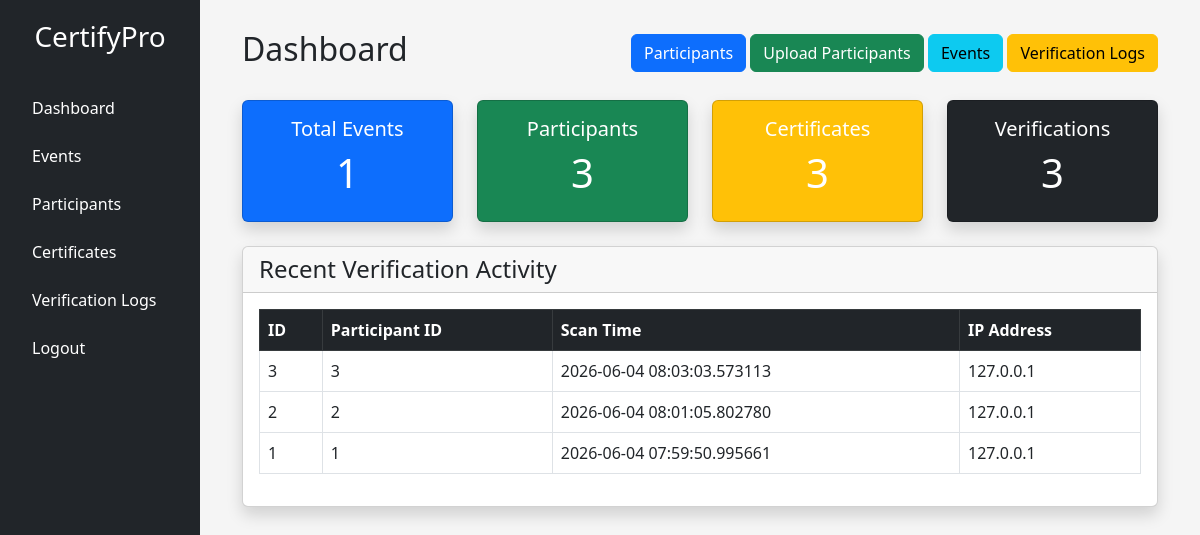
/ (signed in), run on the app's committed database.
### models/models.py (models this page shows)
class VerificationLog(db.Model):
    __tablename__ = "verification_logs"
    id = db.Column(db.Integer, primary_key=True)
    certificate_id = db.Column(
        db.String(100),
        nullable=False,
        index=True
    )
    participant_id = db.Column(
        db.Integer,
        db.ForeignKey("participants.id"),
        nullable=True,
        index=True
    )
    status = db.Column(
        db.Enum("valid", "invalid", name="verification_status"),
        nullable=False
    )
    scan_time = db.Column(
        db.DateTime,
        default=datetime.utcnow,
        nullable=False
    )
    ip_address = db.Column(
        db.String(100),
        nullable=True
    )
    device_info = db.Column(
        db.String(500),
        nullable=True
    )

### app.py (the view)
@app.route("/")
@admin_required
def home_dashboard():
    event_count = Event.query.count()
    participant_count = Participant.query.count()
    certificate_count = Certificate.query.count()
    verification_count = VerificationLog.query.count()
    recent_logs = VerificationLog.query.order_by(
        VerificationLog.scan_time.desc()
    ).limit(5).all()
    return render_template(
        "dashboard.html",
        event_count=event_count,
        participant_count=participant_count,
        certificate_count=certificate_count,
        verification_count=verification_count,
        recent_logs=recent_logs
    )

### templates/dashboard.html
{% extends "base.html" %}
{% block content %}
<div class="container-fluid">
    <div class="d-flex justify-content-between align-items-center mb-4">
        <h2>
            Dashboard
        </h2>
        <div>
            <a href="/participants"
               class="btn btn-primary">
                Participants
            </a>
            <a href="/upload-participants"
               class="btn btn-success">
                Upload Participants
            </a>
            <a href="/events"
               class="btn btn-info">
                Events
            </a>
            <a href="/verification-logs"
               class="btn btn-warning">
                Verification Logs
            </a>
        </div>
    </div>
    <div class="row">
        <div class="col-md-3 mb-4">
            <div class="card bg-primary text-white shadow">
                <div class="card-body text-center">
                    <h5>Total Events</h5>
                    <h1>{{ event_count }}</h1>
                </div>
            </div>
        </div>
        <div class="col-md-3 mb-4">
            <div class="card bg-success text-white shadow">
                <div class="card-body text-center">
                    <h5>Participants</h5>
                    <h1>{{ participant_count }}</h1>
                </div>
            </div>
        </div>
        <div class="col-md-3 mb-4">
            <div class="card bg-warning text-white shadow">
                <div class="card-body text-center">
                    <h5>Certificates</h5>
                    <h1>{{ certificate_count }}</h1>
                </div>
            </div>
        </div>
        <div class="col-md-3 mb-4">
            <div class="card bg-dark text-white shadow">
                <div class="card-body text-center">
                    <h5>Verifications</h5>
                    <h1>{{ verification_count }}</h1>
                </div>
            </div>
        </div>
    </div>
    <div class="card shadow">
        <div class="card-header">
            <h4 class="mb-0">
                Recent Verification Activity
            </h4>
        </div>
        <div class="card-body">
            {% if recent_logs %}
                <table class="table table-bordered table-hover">
                    <thead class="table-dark">
                        <tr>
                            <th>ID</th>
                            <th>Participant ID</th>
                            <th>Scan Time</th>
                            <th>IP Address</th>
                        </tr>
                    </thead>
                    <tbody>
                        {% for log in recent_logs %}
                        <tr>
                            <td>{{ log.id }}</td>
                            <td>{{ log.participant_id }}</td>
                            <td>{{ log.scan_time }}</td>
                            <td>{{ log.ip_address }}</td>
                        </tr>
                        {% endfor %}
                    </tbody>
                </table>
            {% else %}
                <div class="alert alert-info">
                    No verification activity found.
                </div>
            {% endif %}
        </div>
    </div>
</div>
{% endblock %}

### static/css/style.css (style rules this page uses)
body { background-color:#f5f5f5; }

### data on the page
VerificationLog: id "3", participant_id "3", scan_time "2026-06-04 08:03:03.573113", ip_address "127.0.0.1"
VerificationLog: id "2", participant_id "2", scan_time "2026-06-04 08:01:05.802780", ip_address "127.0.0.1"
VerificationLog: id "1", participant_id "1", scan_time "2026-06-04 07:59:50.995661", ip_address "127.0.0.1"

### other printed values
{{ event_count }} "1"
{{ participant_count }} "3"
{{ certificate_count }} "3"
{{ verification_count }} "3"
